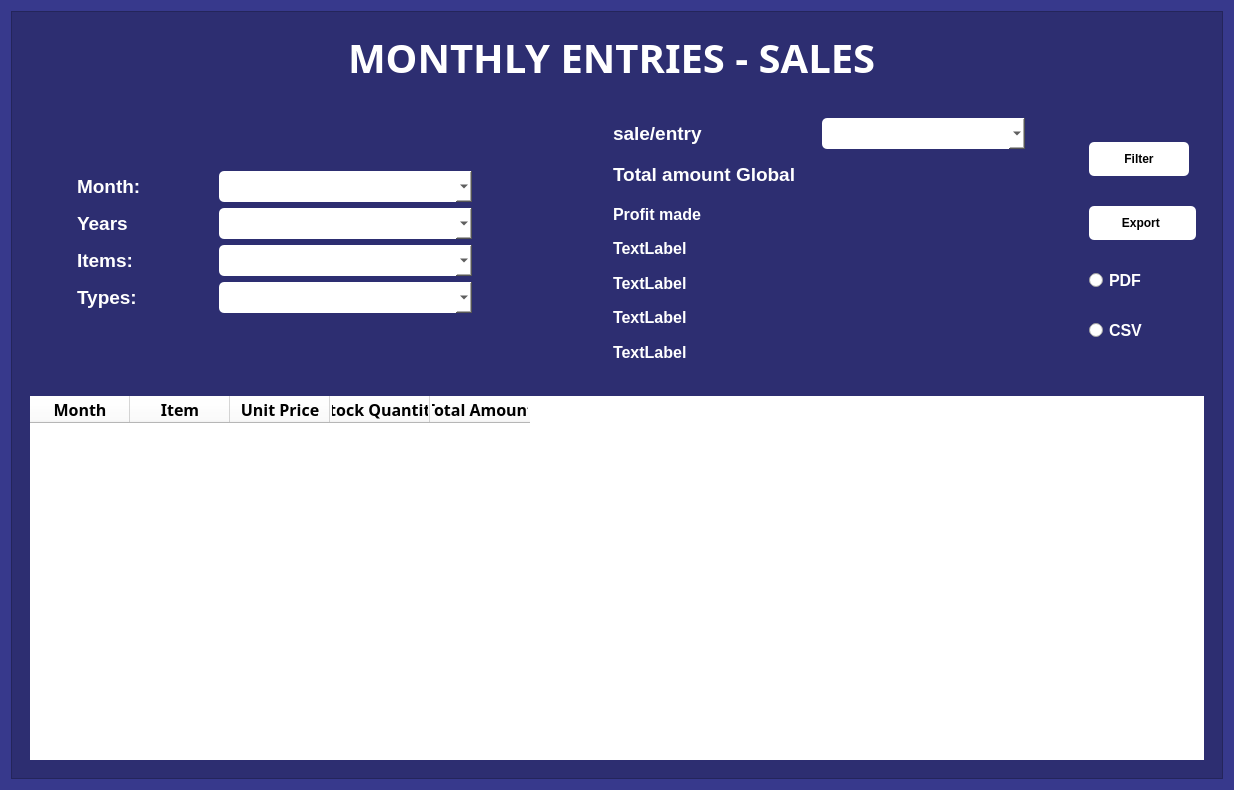
<?xml version="1.0" encoding="UTF-8"?>
<ui version="4.0">
 <class>Form</class>
 <widget class="QWidget" name="Form">
  <property name="geometry">
   <rect>
    <x>0</x>
    <y>0</y>
    <width>1234</width>
    <height>790</height>
   </rect>
  </property>
  <property name="windowTitle">
   <string>Form</string>
  </property>
  <property name="styleSheet">
   <string notr="true">QWidget{
/*background-color: rgb(88, 162, 157);*/
background-color: rgba(44, 47, 134, 200);
color: rgb(255, 255, 255);
}
</string>
  </property>
  <layout class="QVBoxLayout" name="verticalLayout_3">
   <item>
    <widget class="QFrame" name="frame">
     <property name="styleSheet">
      <string notr="true">background-color: rgba(0, 0, 0, 50);</string>
     </property>
     <property name="frameShape">
      <enum>QFrame::StyledPanel</enum>
     </property>
     <property name="frameShadow">
      <enum>QFrame::Raised</enum>
     </property>
     <layout class="QVBoxLayout" name="verticalLayout_5">
      <item>
       <widget class="QFrame" name="frame_3">
        <property name="styleSheet">
         <string notr="true">background-color: none;
border: none;</string>
        </property>
        <property name="frameShape">
         <enum>QFrame::StyledPanel</enum>
        </property>
        <property name="frameShadow">
         <enum>QFrame::Raised</enum>
        </property>
        <layout class="QVBoxLayout" name="verticalLayout_2">
         <item alignment="Qt::AlignHCenter">
          <widget class="QLabel" name="label">
           <property name="font">
            <font>
             <family>Quincy</family>
             <pointsize>30</pointsize>
             <italic>false</italic>
             <bold>true</bold>
            </font>
           </property>
           <property name="styleSheet">
            <string notr="true">color: rgb(255, 255, 255);
font: 30pt &quot;Quincy&quot;;
font-weight: 900;</string>
           </property>
           <property name="text">
            <string>MONTHLY ENTRIES - SALES </string>
           </property>
          </widget>
         </item>
        </layout>
       </widget>
      </item>
      <item>
       <widget class="QFrame" name="frame_2">
        <property name="maximumSize">
         <size>
          <width>16777215</width>
          <height>283</height>
         </size>
        </property>
        <property name="styleSheet">
         <string notr="true">QLabel{
	color: rgb(255, 255, 255);
}

QComboBox{
	background-color: rgb(255, 255, 255);
	border-radius: 5px;
	padding: 5px;
	color: rgb(0, 0, 0);
}

#frame_2{
background-color: none;
border: none;
}

</string>
        </property>
        <property name="frameShape">
         <enum>QFrame::StyledPanel</enum>
        </property>
        <property name="frameShadow">
         <enum>QFrame::Raised</enum>
        </property>
        <layout class="QHBoxLayout" name="horizontalLayout">
         <property name="leftMargin">
          <number>0</number>
         </property>
         <property name="topMargin">
          <number>9</number>
         </property>
         <property name="rightMargin">
          <number>1</number>
         </property>
         <property name="bottomMargin">
          <number>6</number>
         </property>
         <item>
          <widget class="QFrame" name="frame_6">
           <property name="minimumSize">
            <size>
             <width>500</width>
             <height>196</height>
            </size>
           </property>
           <property name="maximumSize">
            <size>
             <width>525</width>
             <height>250</height>
            </size>
           </property>
           <property name="styleSheet">
            <string notr="true">background-color: none;
border: none;</string>
           </property>
           <property name="frameShape">
            <enum>QFrame::StyledPanel</enum>
           </property>
           <property name="frameShadow">
            <enum>QFrame::Raised</enum>
           </property>
           <layout class="QGridLayout" name="gridLayout_4">
            <item row="0" column="0">
             <layout class="QGridLayout" name="gridLayout_3">
              <property name="sizeConstraint">
               <enum>QLayout::SetFixedSize</enum>
              </property>
              <item row="0" column="0">
               <widget class="QLabel" name="label_13">
                <property name="maximumSize">
                 <size>
                  <width>136</width>
                  <height>16777215</height>
                 </size>
                </property>
                <property name="font">
                 <font>
                  <pointsize>14</pointsize>
                  <bold>true</bold>
                 </font>
                </property>
                <property name="text">
                 <string>Month: </string>
                </property>
               </widget>
              </item>
              <item row="2" column="0">
               <widget class="QLabel" name="label_14">
                <property name="maximumSize">
                 <size>
                  <width>136</width>
                  <height>16777215</height>
                 </size>
                </property>
                <property name="font">
                 <font>
                  <pointsize>14</pointsize>
                  <bold>true</bold>
                 </font>
                </property>
                <property name="text">
                 <string>Items:</string>
                </property>
               </widget>
              </item>
              <item row="3" column="1">
               <widget class="QComboBox" name="items_types">
                <property name="maximumSize">
                 <size>
                  <width>253</width>
                  <height>16777215</height>
                 </size>
                </property>
                <property name="font">
                 <font>
                  <family>Segoe UI</family>
                  <pointsize>12</pointsize>
                  <italic>false</italic>
                  <bold>false</bold>
                 </font>
                </property>
                <property name="styleSheet">
                 <string notr="true">background-color: rgb(255, 255, 255);
border: none;
color: rgb(0, 0, 0);
font: 12pt &quot;Segoe UI&quot;;</string>
                </property>
               </widget>
              </item>
              <item row="2" column="1">
               <widget class="QComboBox" name="category">
                <property name="maximumSize">
                 <size>
                  <width>253</width>
                  <height>16777215</height>
                 </size>
                </property>
                <property name="font">
                 <font>
                  <family>Segoe UI</family>
                  <pointsize>12</pointsize>
                  <italic>false</italic>
                  <bold>false</bold>
                 </font>
                </property>
                <property name="styleSheet">
                 <string notr="true">background-color: rgb(255, 255, 255);
border: none;
color: rgb(0, 0, 0);
font: 12pt &quot;Segoe UI&quot;;</string>
                </property>
               </widget>
              </item>
              <item row="3" column="0">
               <widget class="QLabel" name="label_15">
                <property name="maximumSize">
                 <size>
                  <width>136</width>
                  <height>16777215</height>
                 </size>
                </property>
                <property name="font">
                 <font>
                  <pointsize>14</pointsize>
                  <bold>true</bold>
                 </font>
                </property>
                <property name="text">
                 <string>Types:</string>
                </property>
               </widget>
              </item>
              <item row="1" column="1">
               <widget class="QComboBox" name="years">
                <property name="maximumSize">
                 <size>
                  <width>253</width>
                  <height>16777215</height>
                 </size>
                </property>
                <property name="font">
                 <font>
                  <family>Segoe UI</family>
                  <pointsize>12</pointsize>
                  <italic>false</italic>
                  <bold>false</bold>
                 </font>
                </property>
                <property name="styleSheet">
                 <string notr="true">background-color: rgb(255, 255, 255);
border: none;
color: rgb(0, 0, 0);
font: 12pt &quot;Segoe UI&quot;;</string>
                </property>
               </widget>
              </item>
              <item row="0" column="1">
               <widget class="QComboBox" name="months">
                <property name="maximumSize">
                 <size>
                  <width>253</width>
                  <height>16777215</height>
                 </size>
                </property>
                <property name="font">
                 <font>
                  <family>Segoe UI</family>
                  <pointsize>12</pointsize>
                  <italic>false</italic>
                  <bold>false</bold>
                 </font>
                </property>
                <property name="styleSheet">
                 <string notr="true">background-color: rgb(255, 255, 255);
border: none;
color: rgb(0, 0, 0);
font: 12pt &quot;Segoe UI&quot;;</string>
                </property>
               </widget>
              </item>
              <item row="1" column="0">
               <widget class="QLabel" name="label_16">
                <property name="maximumSize">
                 <size>
                  <width>136</width>
                  <height>16777215</height>
                 </size>
                </property>
                <property name="font">
                 <font>
                  <pointsize>14</pointsize>
                  <bold>true</bold>
                 </font>
                </property>
                <property name="text">
                 <string>Years</string>
                </property>
               </widget>
              </item>
             </layout>
            </item>
           </layout>
          </widget>
         </item>
         <item>
          <spacer name="horizontalSpacer">
           <property name="orientation">
            <enum>Qt::Horizontal</enum>
           </property>
           <property name="sizeType">
            <enum>QSizePolicy::Fixed</enum>
           </property>
           <property name="sizeHint" stdset="0">
            <size>
             <width>70</width>
             <height>18</height>
            </size>
           </property>
          </spacer>
         </item>
         <item>
          <widget class="QFrame" name="frame_5">
           <property name="minimumSize">
            <size>
             <width>153</width>
             <height>266</height>
            </size>
           </property>
           <property name="maximumSize">
            <size>
             <width>430</width>
             <height>349</height>
            </size>
           </property>
           <property name="styleSheet">
            <string notr="true">background-color: none;
border: none;</string>
           </property>
           <property name="frameShape">
            <enum>QFrame::StyledPanel</enum>
           </property>
           <property name="frameShadow">
            <enum>QFrame::Raised</enum>
           </property>
           <layout class="QVBoxLayout" name="verticalLayout_8">
            <item>
             <layout class="QGridLayout" name="gridLayout_6">
              <item row="0" column="0">
               <widget class="QLabel" name="label_5">
                <property name="font">
                 <font>
                  <pointsize>14</pointsize>
                  <bold>true</bold>
                 </font>
                </property>
                <property name="text">
                 <string>sale/entry</string>
                </property>
               </widget>
              </item>
              <item row="0" column="1">
               <widget class="QComboBox" name="sale_entries">
                <property name="font">
                 <font>
                  <family>Segoe UI</family>
                  <pointsize>12</pointsize>
                  <italic>false</italic>
                  <bold>false</bold>
                 </font>
                </property>
                <property name="styleSheet">
                 <string notr="true">background-color: rgb(255, 255, 255);
border: none;
color: rgb(0, 0, 0);
font: 12pt &quot;Segoe UI&quot;;</string>
                </property>
               </widget>
              </item>
              <item row="1" column="0">
               <widget class="QLabel" name="label_6">
                <property name="minimumSize">
                 <size>
                  <width>0</width>
                  <height>30</height>
                 </size>
                </property>
                <property name="maximumSize">
                 <size>
                  <width>16777215</width>
                  <height>39</height>
                 </size>
                </property>
                <property name="font">
                 <font>
                  <pointsize>14</pointsize>
                  <bold>true</bold>
                 </font>
                </property>
                <property name="text">
                 <string>Total amount Global</string>
                </property>
               </widget>
              </item>
              <item row="1" column="1">
               <widget class="QLabel" name="globalamount">
                <property name="minimumSize">
                 <size>
                  <width>0</width>
                  <height>26</height>
                 </size>
                </property>
                <property name="maximumSize">
                 <size>
                  <width>16777215</width>
                  <height>52</height>
                 </size>
                </property>
                <property name="font">
                 <font>
                  <pointsize>12</pointsize>
                  <bold>true</bold>
                 </font>
                </property>
                <property name="text">
                 <string/>
                </property>
               </widget>
              </item>
             </layout>
            </item>
            <item>
             <layout class="QGridLayout" name="gridLayout_2">
              <item row="2" column="0">
               <widget class="QLabel" name="label_7">
                <property name="font">
                 <font>
                  <pointsize>12</pointsize>
                  <bold>true</bold>
                 </font>
                </property>
                <property name="text">
                 <string>Profit made</string>
                </property>
               </widget>
              </item>
              <item row="4" column="0">
               <widget class="QLabel" name="label_10">
                <property name="font">
                 <font>
                  <pointsize>12</pointsize>
                  <bold>true</bold>
                 </font>
                </property>
                <property name="text">
                 <string>TextLabel</string>
                </property>
               </widget>
              </item>
              <item row="3" column="0">
               <widget class="QLabel" name="label_9">
                <property name="font">
                 <font>
                  <pointsize>12</pointsize>
                  <bold>true</bold>
                 </font>
                </property>
                <property name="text">
                 <string>TextLabel</string>
                </property>
               </widget>
              </item>
              <item row="6" column="0">
               <widget class="QLabel" name="label_12">
                <property name="font">
                 <font>
                  <pointsize>12</pointsize>
                  <bold>true</bold>
                 </font>
                </property>
                <property name="text">
                 <string>TextLabel</string>
                </property>
               </widget>
              </item>
              <item row="5" column="0">
               <widget class="QLabel" name="label_11">
                <property name="font">
                 <font>
                  <pointsize>12</pointsize>
                  <bold>true</bold>
                 </font>
                </property>
                <property name="text">
                 <string>TextLabel</string>
                </property>
               </widget>
              </item>
             </layout>
            </item>
           </layout>
          </widget>
         </item>
         <item>
          <spacer name="horizontalSpacer_2">
           <property name="orientation">
            <enum>Qt::Horizontal</enum>
           </property>
           <property name="sizeType">
            <enum>QSizePolicy::Fixed</enum>
           </property>
           <property name="sizeHint" stdset="0">
            <size>
             <width>40</width>
             <height>20</height>
            </size>
           </property>
          </spacer>
         </item>
         <item>
          <widget class="QFrame" name="frame_4">
           <property name="maximumSize">
            <size>
             <width>132</width>
             <height>16777215</height>
            </size>
           </property>
           <property name="styleSheet">
            <string notr="true">QPushButton{
	background-color: rgb(255, 255, 255);
	border-radius: 5px;
	padding: 10px;
	color: rgb(0, 0, 0);
	width: 90px;
	font-weight: 900;
}

QPushButton:hover{
	background-color: rgb(209, 209, 209);
}

#frame_4{
background-color: none;
border: none;
}</string>
           </property>
           <property name="frameShape">
            <enum>QFrame::StyledPanel</enum>
           </property>
           <property name="frameShadow">
            <enum>QFrame::Raised</enum>
           </property>
           <layout class="QVBoxLayout" name="verticalLayout_4">
            <item>
             <widget class="QPushButton" name="filter_button">
              <property name="maximumSize">
               <size>
                <width>100</width>
                <height>16777215</height>
               </size>
              </property>
              <property name="text">
               <string>Filter</string>
              </property>
              <property name="icon">
               <iconset resource="../../static.qrc">
                <normaloff>:/logo/images/filter_100px.png</normaloff>:/logo/images/filter_100px.png</iconset>
              </property>
              <property name="iconSize">
               <size>
                <width>32</width>
                <height>32</height>
               </size>
              </property>
             </widget>
            </item>
            <item>
             <widget class="QPushButton" name="export_button">
              <property name="maximumSize">
               <size>
                <width>107</width>
                <height>16777215</height>
               </size>
              </property>
              <property name="text">
               <string>Export </string>
              </property>
              <property name="icon">
               <iconset resource="../../static.qrc">
                <normaloff>:/logo/images/export_24px.png</normaloff>:/logo/images/export_24px.png</iconset>
              </property>
              <property name="iconSize">
               <size>
                <width>32</width>
                <height>32</height>
               </size>
              </property>
             </widget>
            </item>
            <item>
             <widget class="QRadioButton" name="radio_pdf">
              <property name="font">
               <font>
                <pointsize>12</pointsize>
                <bold>true</bold>
               </font>
              </property>
              <property name="styleSheet">
               <string notr="true">color: rgb(255, 255, 255);
background-color: none;
border: none;</string>
              </property>
              <property name="text">
               <string>PDF</string>
              </property>
             </widget>
            </item>
            <item>
             <widget class="QRadioButton" name="radio_csv">
              <property name="font">
               <font>
                <pointsize>12</pointsize>
                <bold>true</bold>
               </font>
              </property>
              <property name="styleSheet">
               <string notr="true">color: rgb(255, 255, 255);
background-color: none;
border: none;</string>
              </property>
              <property name="text">
               <string>CSV</string>
              </property>
             </widget>
            </item>
           </layout>
          </widget>
         </item>
        </layout>
       </widget>
      </item>
      <item>
       <widget class="QFrame" name="frame_7">
        <property name="styleSheet">
         <string notr="true">color: rgb(0, 0, 0);
background-color: none;
border: none;</string>
        </property>
        <property name="frameShape">
         <enum>QFrame::StyledPanel</enum>
        </property>
        <property name="frameShadow">
         <enum>QFrame::Raised</enum>
        </property>
        <layout class="QVBoxLayout" name="verticalLayout">
         <item>
          <widget class="QTableWidget" name="tableWidget">
           <property name="font">
            <font>
             <family>Manrope ExtraBold</family>
             <pointsize>12</pointsize>
             <italic>false</italic>
             <bold>true</bold>
            </font>
           </property>
           <property name="styleSheet">
            <string notr="true">color: rgb(0, 0, 0);
font-weight: 900;
background-color: rgb(255, 255, 255);
font: 800 12pt &quot;Manrope ExtraBold&quot;;</string>
           </property>
           <column>
            <property name="text">
             <string>Month</string>
            </property>
            <property name="font">
             <font>
              <family>Quincy</family>
              <pointsize>12</pointsize>
              <bold>true</bold>
             </font>
            </property>
           </column>
           <column>
            <property name="text">
             <string>Item</string>
            </property>
            <property name="font">
             <font>
              <family>Quincy</family>
              <pointsize>12</pointsize>
              <bold>true</bold>
             </font>
            </property>
           </column>
           <column>
            <property name="text">
             <string>Unit Price</string>
            </property>
            <property name="font">
             <font>
              <family>Quincy</family>
              <pointsize>12</pointsize>
              <bold>true</bold>
             </font>
            </property>
           </column>
           <column>
            <property name="text">
             <string>Stock Quantity</string>
            </property>
            <property name="font">
             <font>
              <family>Quincy</family>
              <pointsize>12</pointsize>
              <bold>true</bold>
             </font>
            </property>
           </column>
           <column>
            <property name="text">
             <string>Total Amount</string>
            </property>
            <property name="font">
             <font>
              <family>Quincy</family>
              <pointsize>12</pointsize>
              <bold>true</bold>
             </font>
            </property>
           </column>
          </widget>
         </item>
        </layout>
       </widget>
      </item>
     </layout>
    </widget>
   </item>
  </layout>
 </widget>
 <resources>
  <include location="../../static.qrc"/>
 </resources>
 <connections/>
</ui>
